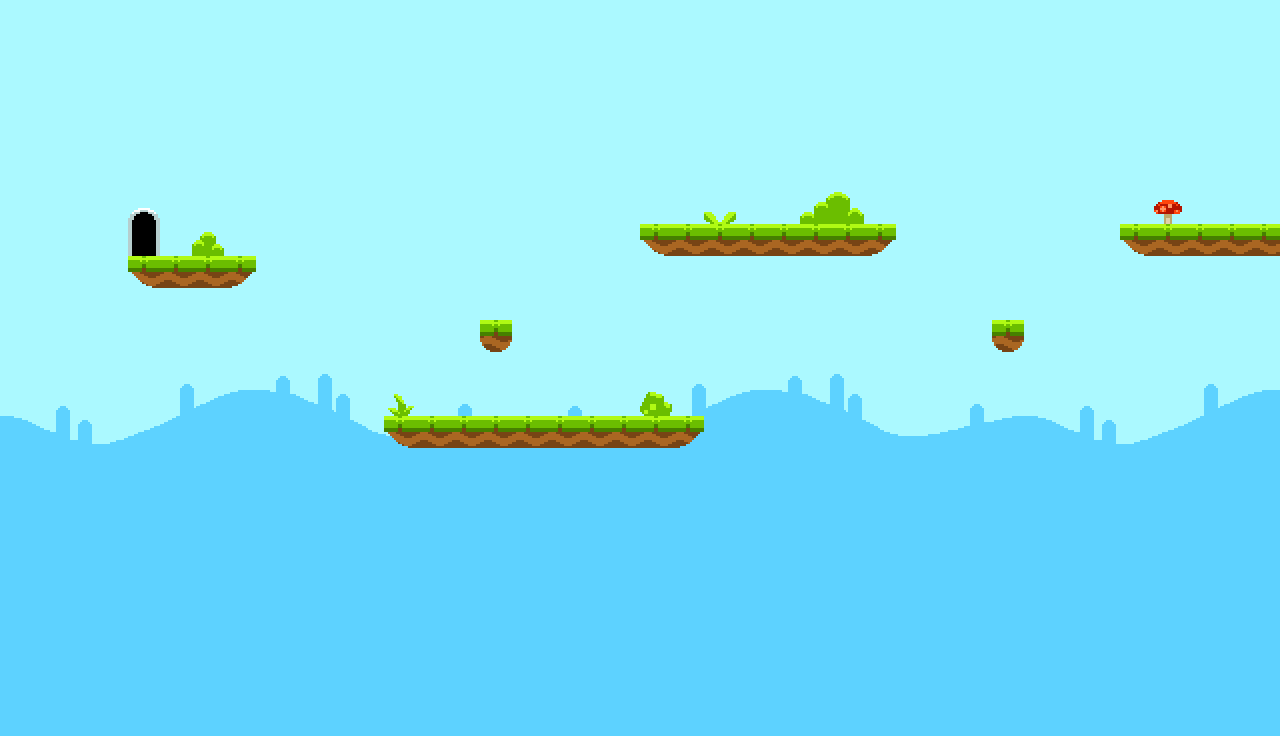

A level layout from a 2D game, rendered from its tile map. Below: a short description, then the map file with tile-grid data replaced by summaries:
An orthogonal 40x23 tile map with 32x32 px tiles, 3 tile layers (Background, Background2, Tile Layer 1) and 6 objects (2x spring, player_spawn, box, spike, level_end).

<map version="1.0" tiledversion="1.0.3" orientation="orthogonal" renderorder="right-down" width="40" height="23" tilewidth="32" tileheight="32" nextobjectid="10">
 <tileset firstgid="1" source="../tilesets/spritesheet.tsx" />
 <layer name="Background" width="40" height="23">
  <data>[920 cells, 920 non-empty, 128 distinct tile ids]</data>
 </layer>
 <layer name="Background2" width="40" height="23">
  <data>[920 cells, 38 non-empty, 13 distinct tile ids]</data>
 </layer>
 <layer name="Tile Layer 1" width="40" height="23">
  <properties>
   <property name="collidable" type="bool" value="true" />
  </properties>
  <data>[920 cells, 29 non-empty, 1 distinct tile ids]</data>
 </layer>
 <objectgroup name="Objects">
  <object id="3" name="player_spawn" x="1216" y="160" width="32" height="64" />
  <object id="4" name="spring" x="992" y="288" width="32" height="32" />
  <object id="6" name="box" x="480" y="288" width="32" height="32" />
  <object id="7" name="spring" x="608" y="384" width="32" height="32" />
  <object id="8" name="spike" x="0" y="729.333" width="1281.33" height="6.66667" />
  <object id="9" name="level_end" x="128" y="224" width="32" height="32" />
 </objectgroup>
</map>
